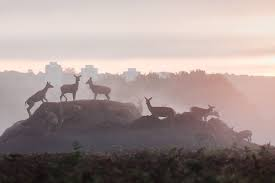
#> input picture colorgrading.jpg, 275 x 183 px, found by its file name
$ jupyter execute ColorGrading.ipynb
#> lines starting #> are read from the running program, lines starting #| are printed output that depends on the picture
[cell 1]
#1 import libraries
import numpy as np
import matplotlib.pyplot as plt
import matplotlib.image as mpimg
import cv2

[cell 2]
import cv2
#2 load your image (convert the img into rgb if its in brg)
img = cv2.imread('/content/drive/MyDrive/Computer Vision Labs/colorgrading.jpg')
#> img is the input picture: shape (183, 275, 3); mean B, G, R 143.6, 146.3, 161.6
img_rgb = cv2.cvtColor(img, cv2.COLOR_BGR2RGB)
plt.imshow(img_rgb)

[cell 3]
#def function for colorgrading "warm filter"
def apply_warm_filter(image):

  #we split the image in r,g,b using cv2.split
  res_r, res_g, res_b = cv2.split(image)
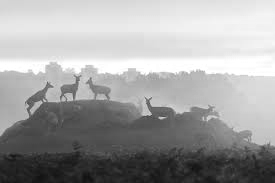
#> res_r: shape (183, 275); min 14, max 255, mean 161.6
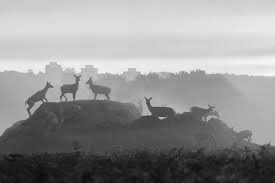
#> res_g: shape (183, 275); min 11, max 247, mean 146.3

   #now we increase  red and green to create yellow/warm tint
   #we use cv2.addweight or lookup tables to prevent wrapping(overflow)

  res_r =cv2.LUT(res_r,np.array([min(255,i*1.1)for i in range(256)])).astype(('uint8'))
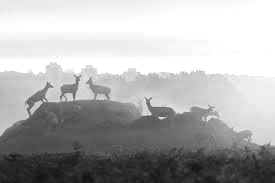
#> res_r: shape (183, 275); min 15, max 255, mean 175.1
  res_b = cv2.LUT(res_b, np.array([max(0, i * 0.9) for i in range(256)]).astype('uint8'))
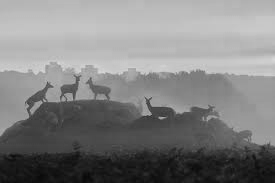
#> res_b: shape (183, 275); min 8, max 216, mean 128.8

  return cv2.merge((res_r, res_g, res_b))
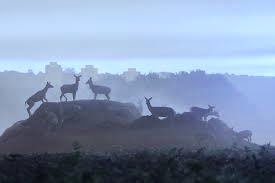
#> returned value: shape (183, 275, 3); mean of channels 0, 1, 2 175.1, 146.3, 128.8; drawn as B, G, R

[cell 4]
#def function for colorgrading "cool filter"
def apply_cool_filter(image):

  #we split the image in r,g,b using cv2.split
  res_r, res_b, res_g = cv2.split(image)

  #now we basically decrease red  to remove 'warmth'

  res_r = cv2.LUT(res_r, np.array([max(0, i * 0.8) for i in range(256)]).astype('uint8'))

  #same for greem to remove little bit yelowing
  res_g = cv2.LUT(res_g, np.array([max(0, i * 0.9) for i in range(256)]).astype('uint8'))

  #now we increase blue to add "cooling"
  res_b = cv2.LUT(res_b, np.array([min(255, i * 1.2) for i in range(256)]).astype('uint8'))
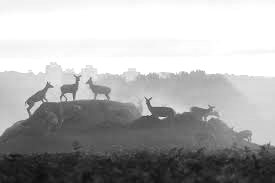
#> res_b: shape (183, 275); min 13, max 255, mean 172.3

  return cv2.merge((res_r, res_g, res_b))
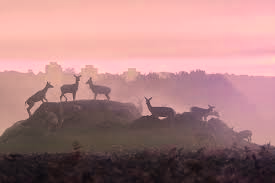
#> returned value: shape (183, 275, 3); mean of channels 0, 1, 2 128.9, 128.8, 172.3; drawn as B, G, R

[cell 5]
w_graded_img = apply_warm_filter(img_rgb)
c_graded_img = apply_cool_filter(img_rgb)

plt.figure(figsize=(18, 6)) # Adjusted figure size to accommodate 3 plots
plt.subplot(1, 3, 1); plt.imshow(img_rgb); plt.title("Original")
plt.subplot(1, 3, 2); plt.imshow(w_graded_img); plt.title("Warm Grade")
plt.subplot(1, 3, 3); plt.imshow(c_graded_img); plt.title("Cool Grade")
plt.show()
